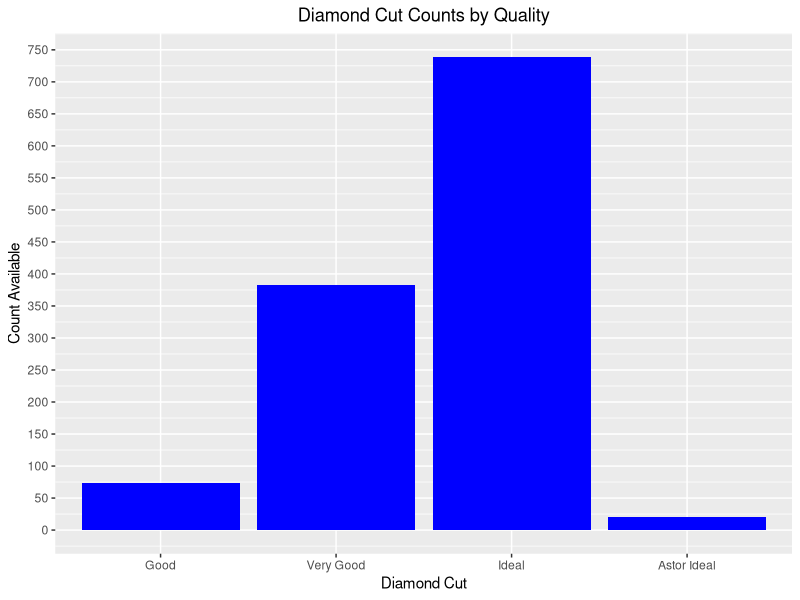
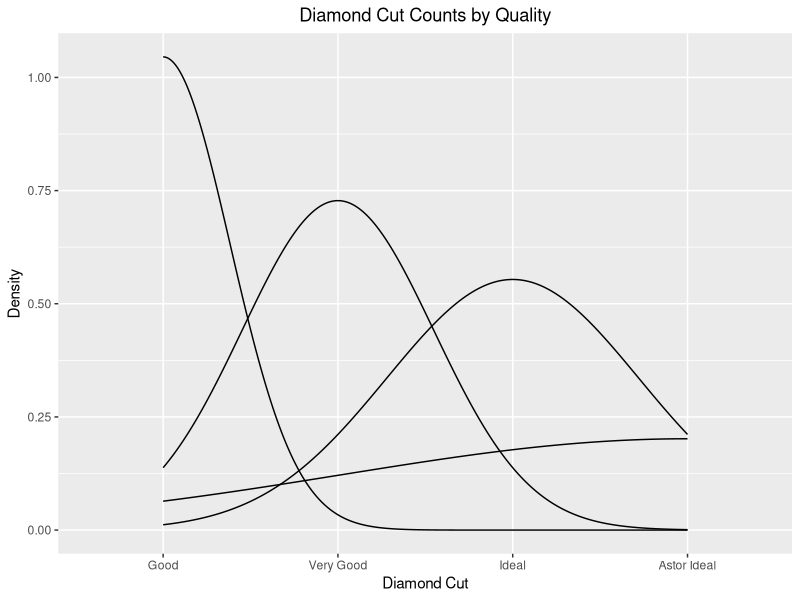
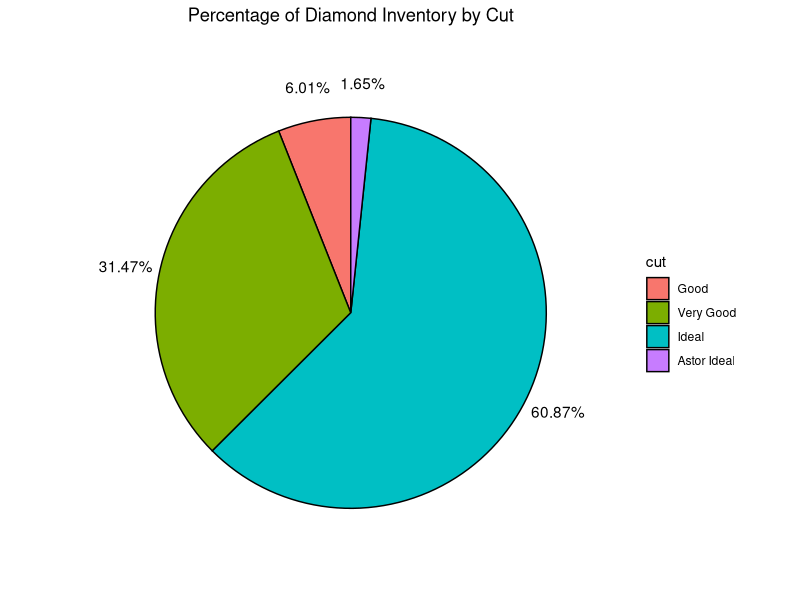
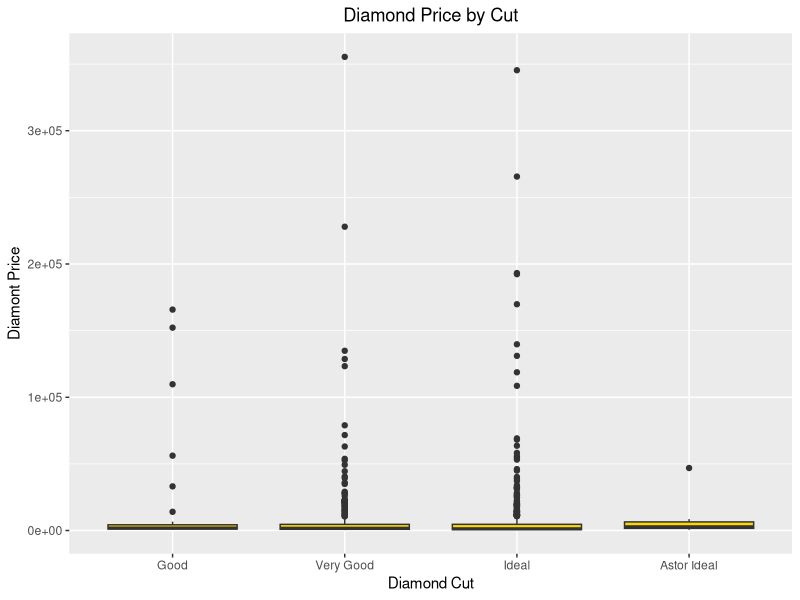
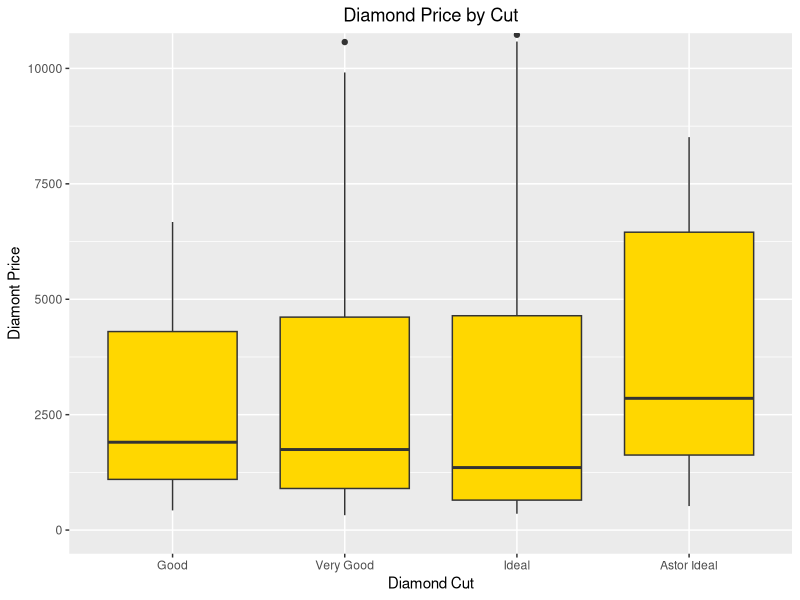
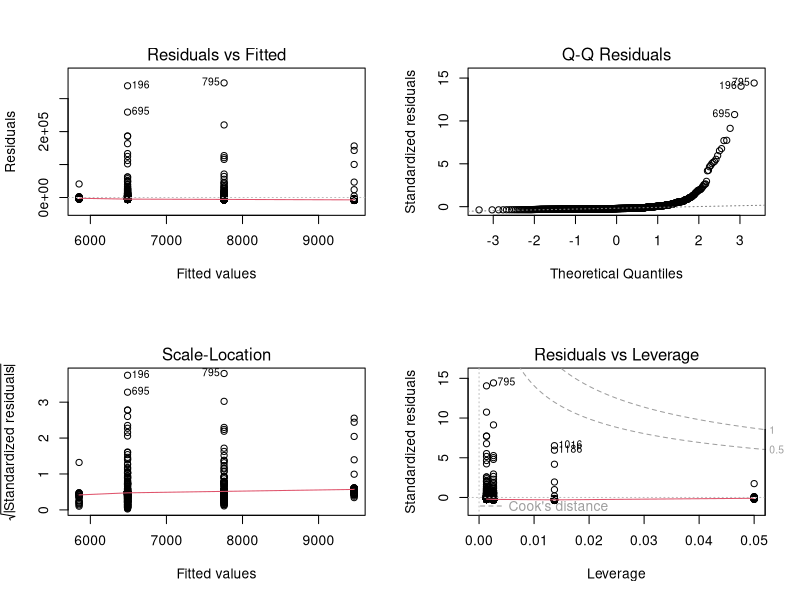

These figures' R source, in order: (Note: this script raises an error after producing the figures.)
rm(list = ls())

# Bring in Tidyverse package
library(tidyverse)
# Read in data
Diamonds<-read.csv("diamonds4.csv", header=TRUE)

# Diamond cuts refer to the proportion, dimensions, and faceting of a diamond.
# The cuts of a diamond are descriptive of the quality of the gem's faciting, proportion,
# and polish, as well as how symmetrical the piece is.  Higher grade cuts have better
# are more symmetrical and have better light performance.  Diamonds in the "good" category
# are considered to be in the top 25% of diamond cut quality, while "very good" is in the
# top 15%, and "ideal" is in the top 3%.  Astor by Blue Nile is touted to "reflect
# the most light possible" and are grade/certified by a number of third parties.

#Blue Nile. (n.d.). Diamond cut: Grading scale and buying tips. 
#https://www.bluenile.com/education/diamonds/cut?srsltid=AfmBOop9PWytZgjMIGYvLwuojS7LFcIV_5Pwh_pNHS44fwFoimTfBnbC 

# Order cut levels appropriately.
Diamonds_Ord<-Diamonds%>%
  mutate(cut=cut%>%
           fct_relevel(c("Good","Very Good","Ideal","Astor Ideal")))

# Create a frequency table to determine number of available diamonds per cut.
cut_freq_table<-table(Diamonds_Ord$cut)

# Plot available diamonds per cut.
ggplot(Diamonds_Ord, aes(x=cut))+
  geom_bar(fill="blue")+
  theme(plot.title = element_text(hjust=0.5))+
  scale_y_continuous(breaks=seq(0,800,50))+
  labs(x="Diamond Cut", y="Count Available",
       title="Diamond Cut Counts by Quality")

# Tried density plot. Looks strange.
ggplot(Diamonds_Ord, aes(x=cut))+
  geom_density()+
  theme(plot.title = element_text(hjust=0.5))+
  labs(x="Diamond Cut", y="Density",
       title="Diamond Cut Counts by Quality")

# Create percentages for the diamond stock based on availability per cut type.
# Make it a dataframe.
cut_freq_perc<-data.frame(round((cut_freq_table/sum(cut_freq_table))*100,2))
# Rename defaults in table.
cut_freq_perc<-cut_freq_perc%>%
  rename(cut=Var1, percent=Freq)

# Create pie chart as a different method of representation.
ggplot(cut_freq_perc, aes(x="", y=percent, fill=cut))+ 
  geom_bar(color="black",stat="identity", width=1)+ 
  geom_text(aes(x=1.675,label=paste0(percent,"%")), position=position_stack(vjust=0.5))+
  coord_polar(theta="y", start=0)+ 
  labs(title="Percentage of Diamond Inventory by Cut")+ 
  theme_void()+
  theme(plot.title = element_text(hjust=0.5))

# The original zoomed out plot for response=price and predictor=cut.
ggplot(Diamonds_Ord, aes(x=cut, y=price))+
  geom_boxplot(fill="gold")+
  theme(plot.title = element_text(hjust=0.5))+
  labs(x="Diamond Cut", y="Diamont Price",
       title="Diamond Price by Cut")

# The modified zoomed in plot to show the boxes with less outliers.
# Needed to use coord_cartesian because ylim excludes data and skews the charts.
ggplot(Diamonds_Ord, aes(x=cut, y=price))+
  geom_boxplot(fill="gold")+
  coord_cartesian(ylim=c(0,10250))+
  theme(plot.title = element_text(hjust=0.5))+
  labs(x="Diamond Cut", y="Diamont Price",
       title="Diamond Price by Cut")

# Calculating quantiles
cut_quant<-Diamonds_Ord%>%
  group_by(cut)%>%
  summarize(q0=quantile(price,probs=0),
            q25=quantile(price,probs=0.25),
            q50=quantile(price,probs=0.5),
            q75=quantile(price,probs=0.75),
            q100=quantile(price,probs=1),
            mean=mean(price))

# Call the data frame to view it.
cut_quant

# Try linear regression
# Use unordered dataset.

cut_lm<-lm(price~cut,data=Diamonds)
# Find original equation
summary(cut_lm)

# y-hat=5851.6 + 3615.7*Good* + 637.4*Ideal* + 1906.1*VeryGood*
# or
# y-hat=5851.6 + 3615.7*Good* + 1906.1*VeryGood* + 637.4*Ideal*

# Check residuals
par(mfrow=c(2,2))
plot(cut_lm)

# Vertical variance is off.  Assumption 2 not very well met.

#Check boxcox
par(mfrow=c(1,1))

MASS::boxcox(cut_lm)

# Suggests 1/sqrt(y) (0.5), but also try log, since it is close.

ystar<-log(Diamonds$price)
Diamonds<-data.frame(Diamonds,ystar)
ystar_lm<-lm(ystar~cut,data=Diamonds)

ystar2<-1/sqrt(Diamonds$price)
Diamonds<-data.frame(Diamonds,ystar2)
ystar2_lm<-lm(ystar2~cut,data=Diamonds)

# Analyze

par(mfrow=c(2,2))
plot(ystar_lm)
plot(ystar2_lm)

# 1/sqrt(y) is better.
summary(ystar2_lm)

# Where y*=1/sqrt(y)
# y-hat*= 0.020890 + 0.001935*Good* + 0.006574*Ideal* + 0.003880*Verygood*

# The cut is highly skewed regarding available quantity of each type.  There are
# vastly more ideal cuts (739) and very good cuts (382) compared to the good
# cuts (73) and the Astor ideal cuts (20).  When viewing the original side-by-side
# boxplots, it is obvious that cut has a great deal of price variation and many outliers.
# This could suggest the other variables at play (carat, color, and clarity) causing deviations.
# The most outliers are witnessed in the very good and ideal ranges, however, they are
# the cuts with the largest quantity.  When viewing the plots in the boxes, which
# represents 50% of the data, the values are surprisingly close between good, very
# good, and ideal.  Astor ideal has a pretty wide range and trends more expensive
# in the 50% range, but the sample size is very low at only 20 diamonds, and it shares
# more than half of its range with very good and ideal cuts.  When fitting a linear regression,
# a 1/sqrt(y) was conducted to account for the vertical variance inconsistencies.
# Based on the summary, the only even slightly significant cut on its own is ideal compared to
# the reference of astor ideal.  The R2 of 0.01648 shows that this is an extremely poor fit for a model.
# Based on that value, and the rest of the analysis, very little of the price might be
# explained by the cut.